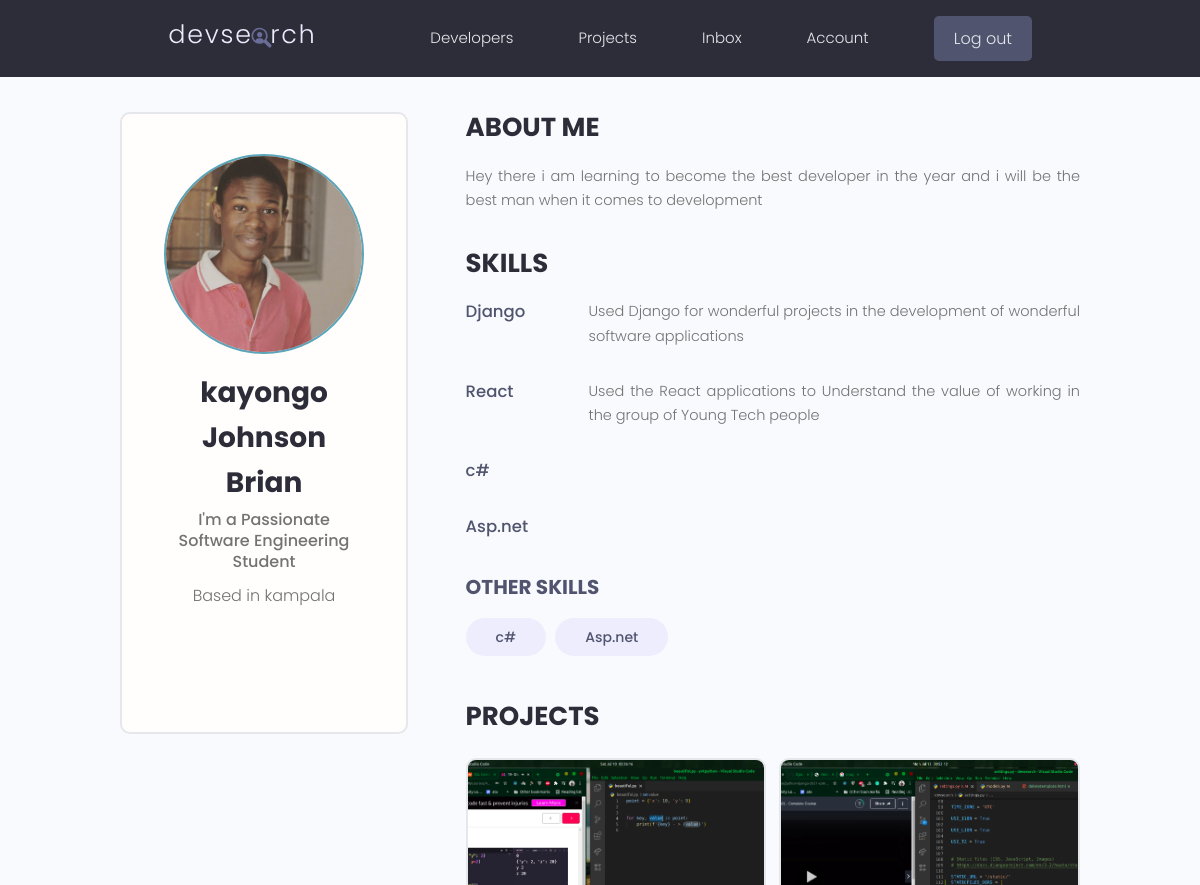
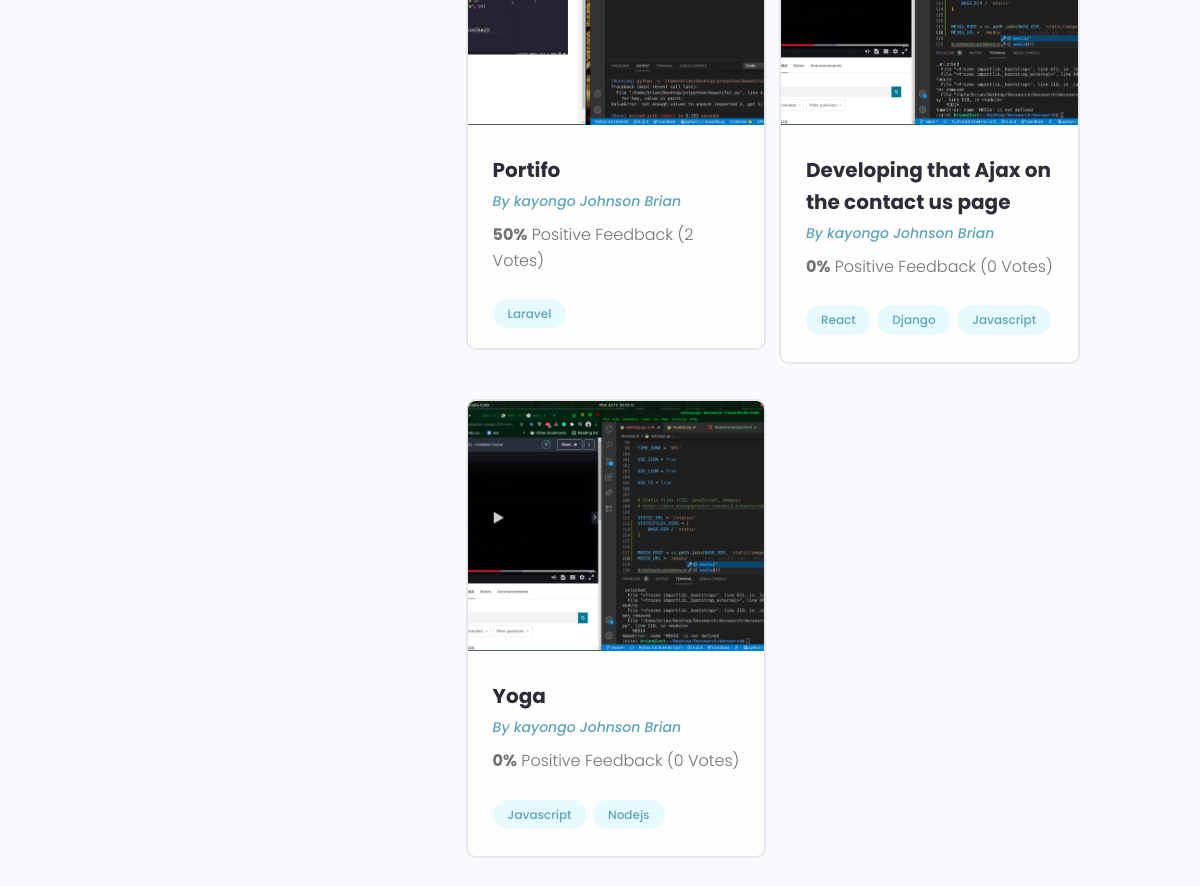
Page /profile/072d41be-607b-42e5-bd1e-374ea86bb150 (signed in) on the committed database (2 pictures, top to bottom).
### users/models.py (models this page shows, shortened)
class Profile(models.Model):
    user = models.OneToOneField(
        User, on_delete=models.CASCADE, null=True, blank=True)
    username = models.CharField(max_length=200, null=True, blank=True)
    location = models.CharField(max_length=200, null=True, blank=True)
    name = models.CharField(max_length=200, null=True, blank=True)
    email = models.EmailField(null=True, blank=True, max_length=200)
    short_intro = models.CharField(max_length=200, null=True, blank=True)
    bio = models.TextField(null=True, blank=True)
    profile_image = models.ImageField(
        null=True, blank=True, upload_to="profiles/", default="profiles/user.png")
    social_github = models.CharField(max_length=200, null=True, blank=True)
    social_twiter = models.CharField(max_length=200, null=True, blank=True)
    social_youtube = models.CharField(max_length=200, null=True, blank=True)
    social_website = models.CharField(max_length=200, null=True, blank=True)
    id = models.UUIDField(default=uuid.uuid4,
                          primary_key=True, unique=True, editable=False)
    created = models.DateTimeField(auto_now_add=True)

class Skill(models.Model):
    id = models.UUIDField(default=uuid.uuid4,
                          primary_key=True, unique=True, editable=False)
    owner = models.ForeignKey(
        Profile, on_delete=models.CASCADE, null=True, blank=True)
    name = models.CharField(max_length=200, null=True, blank=True)
    description = models.TextField(null=True, blank=True)
    created = models.DateTimeField(auto_now_add=True)
    def __str__(self):
        return str(self.name)

### projects/models.py (models this page shows, shortened)
class Project(models.Model):
    owner = models.ForeignKey(
        Profile, null=True, blank=True, on_delete=models.SET_NULL)
    title = models.CharField(max_length=120)
    description = models.TextField(null=True, blank=True)
    featured_image = models.ImageField(
        null=True, blank=True, default="default.png")
    demo_link = models.CharField(max_length=2000, null=True, blank=True)
    source_link = models.CharField(max_length=2000, null=True, blank=True)
    tags = models.ManyToManyField('Tag', blank=True)
    vote_total = models.IntegerField(default=0, null=True, blank=True)
    vote_ratio = models.IntegerField(default=0, null=True, blank=True)
    created = models.DateTimeField(auto_now_add=True)
    id = models.UUIDField(default=uuid.uuid4,
                          primary_key=True, unique=True, editable=False)
    class Meta:
        ordering = ['-vote_ratio', '-vote_total', 'title']

class Tag(models.Model):
    name = models.CharField(max_length=200)
    created = models.DateTimeField(auto_now_add=True)
    id = models.UUIDField(default=uuid.uuid4,
                          primary_key=True, unique=True, editable=False)
    def __str__(self):
        return self.name

### users/views.py (the view)
# urls.py: path('profile/<str:pk>', views.userProfile, name='user-profile'),
def userProfile(request, pk):
    profile = Profile.objects.get(id=pk)
    topskills = profile.skill_set.exclude(description__exact=" ")
    otherskills = profile.skill_set.filter(description__exact="")
    context = {'profile': profile, 'topskills': topskills,
               'otherskills': otherskills}
    return render(request, 'users/user-profile.html', context)

### users/templates/users/user-profile.html (shortened to what this page needs)
{% extends 'main.html' %} {% load static %} {% block content %}
<main class="profile my-md">
    <div class="container">
        <div class="layout">
            <div class="column column--1of3">
                <div class="card text-center">
                    <div class="card__body dev">
                        <img class="avatar avatar--xl" src="{{ profile.profile_image.url }}" />
                        <h2 class="dev__name">{{ profile.name }}</h2>
                        <p class="dev__title">{{ profile.short_intro }}</p>
                        <p class="dev__location">Based in {{ profile.location }}</p>
                        <ul class="dev__social">
                        </ul>
                    </div>
                </div>
            </div>
            <div class="column column--2of3">
                <div class="devInfo">
                    <h3 class="devInfo__title">About Me</h3>
                    <p class="devInfo__about">
                        {{profile.bio }}
                    </p>
                </div>
                <div class="devInfo">
                    <h3 class="devInfo__title">Skills</h3>
                    <div class="devInfo__skills">
                        {% for topskill in topskills%}
                        <div class="devSkill">
                            <h4 class="devSkill__title">{{ topskill.name }}</h4>
                            <p class="devSkill__info">
                                {{topskill.description }}
                            </p>
                        </div>
                        {% endfor %}
                        <h3 class="devInfo__subtitle">Other Skills</h3>
                        <div class="devInfo__otherSkills">
                            {% for skill in otherskills %}
                            <span class="tag tag--pill tag--sub tag--lg">
                  <small>{{ skill }}</small>
                </span> {% endfor %}
                        </div>
                    </div>
                </div>
                <div class="devInfo">
                    <h3 class="devInfo__title">Projects</h3>
                    <div class="grid grid--two">
                        {% for project in profile.project_set.all %}
                        <div class="column">
                            <div class="card project">
                                <a href="{% url 'project' project.id %}" class="project">
                                    <img class="project__thumbnail" src="{{ project.featured_image.url }}" alt="project thumbnail" />
                                    <div class="card__body">
                                        <h3 class="project__title">{{ project.title }}</h3>
                                        <p><a class="project__author" href="{% url 'user-profile' project.owner.id %}">By {{ project.owner.name }}</a></p>
                                        <p class="project--rating">
                                            <span style="font-weight: bold;">{{ project.vote_ratio }}%</span> Positive Feedback ({{ project.vote_total }} Vote{{project.vote_total|pluralize:"s" }})
                                        </p>
                                        <div class="project__tags">
                                            {% for tag in project.tags.all %}
                                            <span class="tag tag--pill tag--main">
                                        <small>{{ tag }}</small>
                                    </span> {% endfor %}
                                        </div>
                                    </div>
                                </a>
                            </div>
                        </div>
                        {% endfor %}
                    </div>
                </div>
            </div>
        </div>
    </div>
</main>
{% endblock content %}

### static/styles/app.css (style rules this page uses)
:root { --color-sub: #2d2d39; }
.card { border: 2px solid var(--color-light); }
img { width: 100%; }
.profile .card > .dev { padding: 4rem; }
.dev__name { color: var(--color-sub); font-size: 2.8rem; font-weight: 700; margin-top: 1rem; margin-bottom: 0.5rem; }
.dev__title { font-size: 1.6rem; font-weight: 500; line-height: 1.3; }
.dev__location { margin-top: 1rem; }
.dev__social { margin: 3rem 0; list-style: none; display: flex; justify-content: center; gap: 1.5rem; }
.devInfo { margin-bottom: 3rem; }
.devInfo__title, .devInfo__subtitle { font-size: 2.6rem; color: var(--color-sub); text-transform: uppercase; font-weight: 700; margin-bottom: 1.5rem; }
.devInfo__subtitle { font-size: 2rem; color: var(--color-sub-light); }
.devInfo__about, .devSkill__info { font-size: 1.45rem; line-height: 1.7; text-align: justify; }
.devSkill { margin-bottom: 3rem; }
.devSkill__title { font-size: 1.65rem; font-weight: 500; color: var(--color-sub-light); }
@media screen and (min-width: 700px) { .devSkill { display: flex; justify-content: space-between; gap: 3rem; } }
@media screen and (min-width: 700px) { .devSkill__info { flex-basis: 80%; } }
.project__author { font-size: 1.4rem; font-style: italic; }
.project--rating { margin-bottom: 1.6em; margin-top: .5em; }
.project__thumbnail { height: 25rem; object-fit: cover; object-position: top center; }
.project__title { font-size: 2rem; font-weight: 700; color: var(--color-sub); }

### static/uikit/styles/modules/_variables.css (style rules this page uses)
:root { --color-main: #5aa5b9; --color-main-light: #e6faff; --color-sub: #3f4156; --color-sub-light: #51546e; --color-sub-lighter: #ededfd; --color-text: #737373; --color-gray: #8b8b8b; --color-light: #e5e7eb; --color-light-gray: #767676; --color-bg: #f8fafd; --color-white: #fffefd; --color-white-light: #f3f3f3; --color-success: #359e64; --color-success-bg: #def8e8; --color-error: #fc4b0b; --color-error-bg: #fff2ee; --font-base: 'Poppins', arial, helvetica, 'Segoe UI', roboto, ubuntu, sans-serif; --font-monospace: 'Fira Code', 'Courier New', courier, monospace; --font-regular: 300; --font-medium: 500; --font-bold: 700; --generic-shadow: 1px 1px 5px #00000010; --generic-transition: all 0.3s ease-in-out; }

### static/uikit/styles/modules/_base.css (style rules this page uses)
* { margin: 0; padding: 0; box-sizing: border-box; text-rendering: optimizeLegibility; color: inherit; font-size: inherit; }
html { font-size: 50%; }
@media only screen and (min-width: 480px) { html { font-size: 56.25%; } }
@media only screen and (min-width: 1200px) { html { font-size: 62.5%; } }
body { line-height: 1.6; font-weight: 400; font-size: 1.5rem; color: var(--color-text); background-color: var(--color-bg); min-height: 100vh; }

### static/uikit/styles/modules/_typography.css (style rules this page uses)
* { font-family: var(--font-base); }
h2 { font-size: 3.6rem; font-weight: var(--font-bold); }
h3 { font-size: 3.2rem; font-weight: var(--font-medium); }
h4 { font-size: 2.8rem; font-weight: var(--font-medium); }
p, span, strong { font-size: 1.6rem; color: var(--color-text); font-weight: var(--font-regular); }
a { padding-bottom: 2px; text-decoration: none; display: inline-block; color: var(--color-main); font-weight: var(--font-medium); }

### static/uikit/styles/modules/_utilities.css (style rules this page uses)
.container { width: 92%; max-width: 165rem; margin: 0 auto; box-sizing: border-box; }
@media screen and (min-width: 1000px) { .container { width: 90%; } }
@media screen and (min-width: 1200px) { .container { width: 80%; } }
.text-center { text-align: center; }
.my-md { margin: 3rem auto; }

### static/uikit/styles/modules/_avatar.css (style rules this page uses)
.avatar { border-radius: 50%; border: 2px solid var(--color-main); object-fit: cover; }
.avatar--xl { height: 20rem; width: 20rem; }

### static/uikit/styles/modules/_card.css (style rules this page uses)
.card { border-radius: 1rem; background-color: var(--color-white); border: 1.5px solid var(--color-light); width: auto; height: auto; margin-top: 0.5rem; margin-bottom: 0.5rem; overflow: hidden; }
.card__body, .card__header { padding: 2rem 2.5rem; }

### static/uikit/styles/modules/_grid.css (style rules this page uses)
.grid { display: flex; flex-wrap: wrap; justify-content: flex-start; align-items: stretch; }
.grid > .column { min-width: 28rem; margin-bottom: 2.5rem; }
.grid--two > .column { flex-basis: 100%; }
@media screen and (min-width: 800px) { .grid--two { margin-right: -2%; } }
@media screen and (min-width: 800px) { .grid--two > .column { margin-right: 2%; } }
@media screen and (min-width: 800px) { .grid--two > .column { flex-basis: 48%; } }

### static/uikit/styles/modules/_layout.css (style rules this page uses)
.layout { display: flex; flex-flow: row wrap; justify-content: space-between; }
.layout > .column { margin-bottom: 3rem; }
.layout > .column.column--1of3 { flex-basis: 30%; }
.layout > .column.column--2of3 { flex-basis: 64%; }

### rows in the picture
Profile: profile_image (picture), name "kayongo Johnson Brian", short_intro "I'm a Passionate Software Engineering Student", location "kampala", bio "Hey there i am learning to become the best developer in the year and i will be the best man when it comes to development"
Skill: name "Django", description "Used Django for wonderful projects in the development of wonderful software applications"
Skill: name "React", description "Used the React applications to Understand the value of working in the group of Young Tech people"
Skill: name "c#"
Skill: name "Asp.net"
Project: featured_image (picture), title "Portifo", owner.name "kayongo Johnson Brian", vote_ratio "50", vote_total "2"
Tag: name "Laravel"
Project: featured_image (picture), title "Developing that Ajax on the contact us page", owner.name "kayongo Johnson Brian", vote_ratio "0", vote_total "0"
Tag: name "React"
Tag: name "Django"
Tag: name "Javascript"
Project: featured_image (picture), title "Yoga", owner.name "kayongo Johnson Brian", vote_ratio "0", vote_total "0"
Tag: name "Nodejs"
